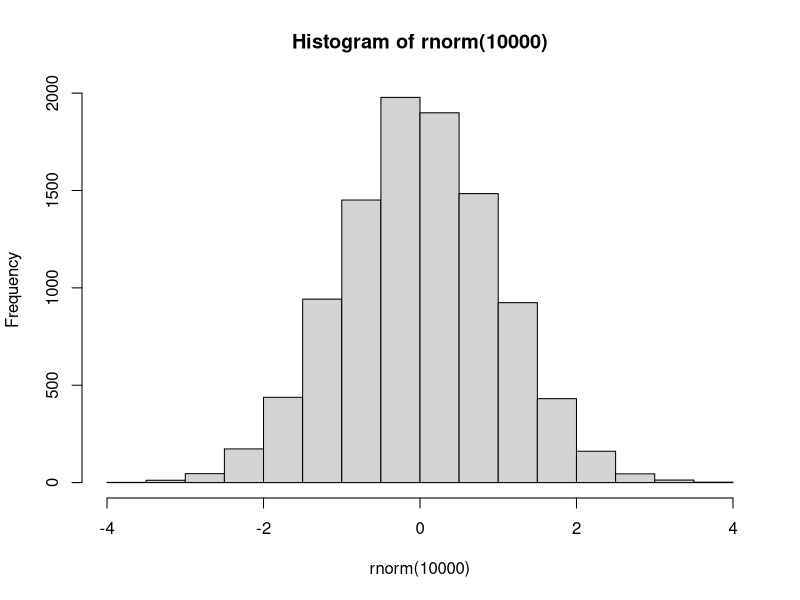
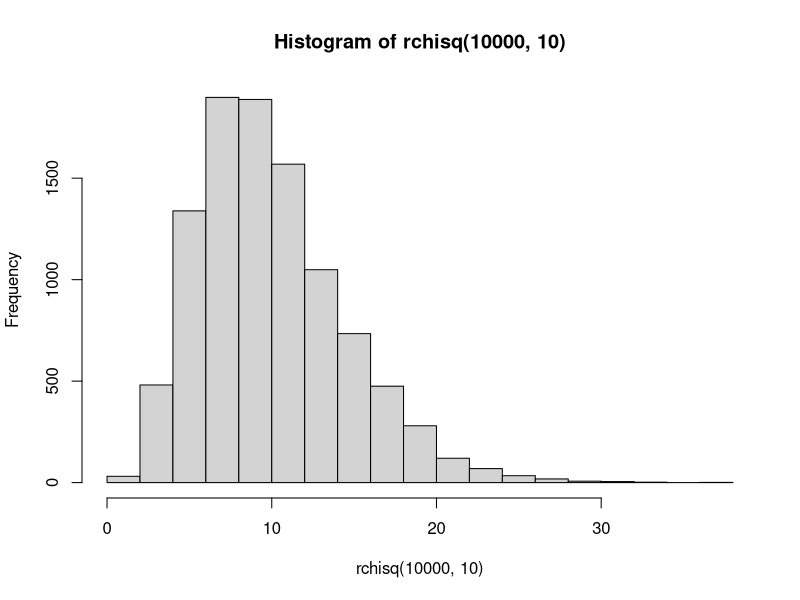
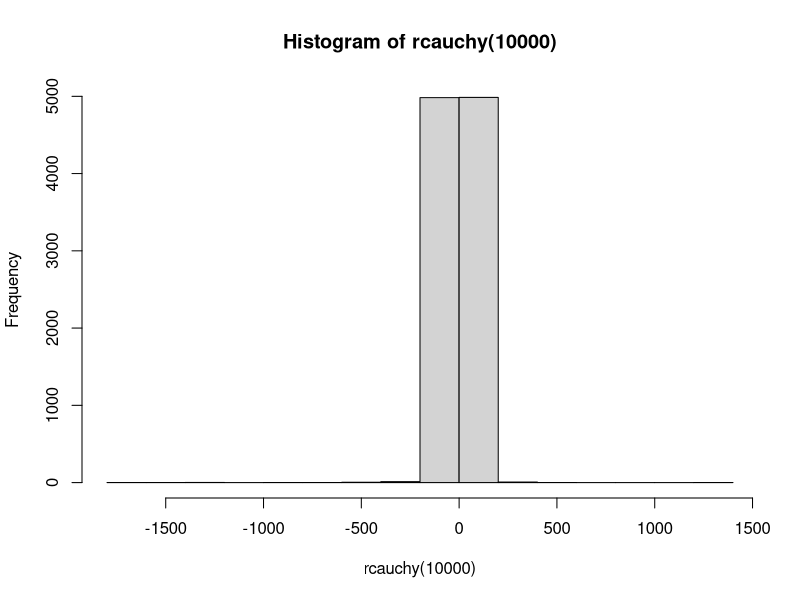
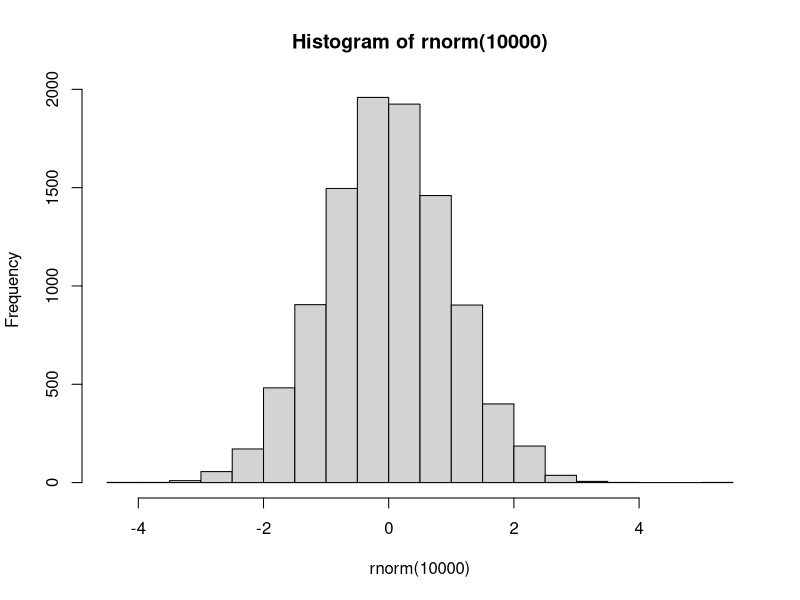
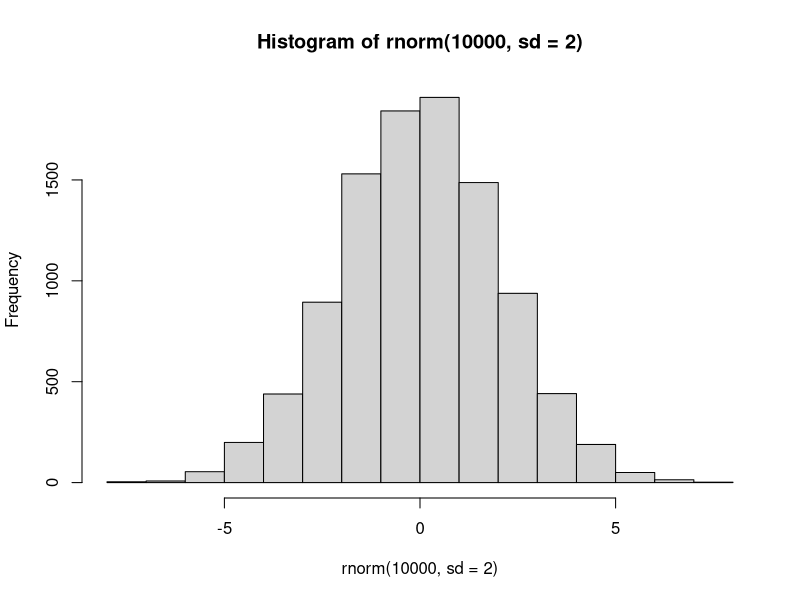
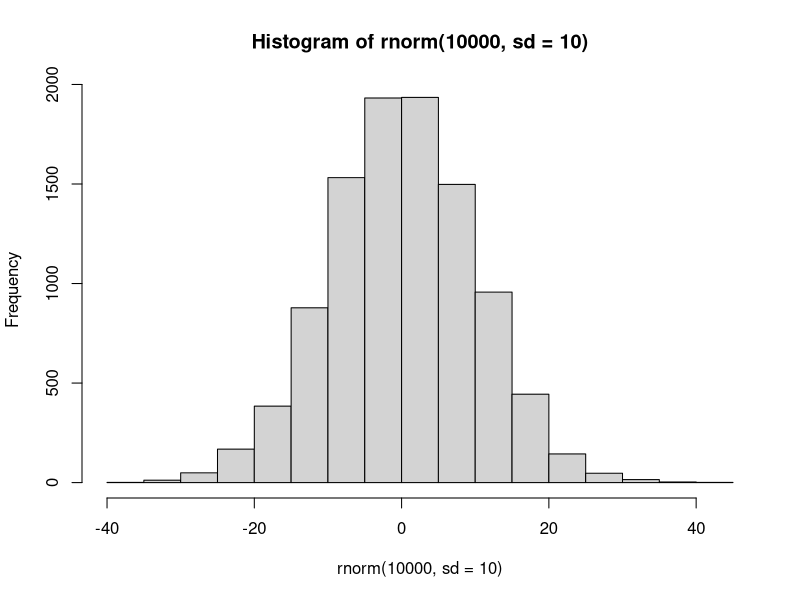
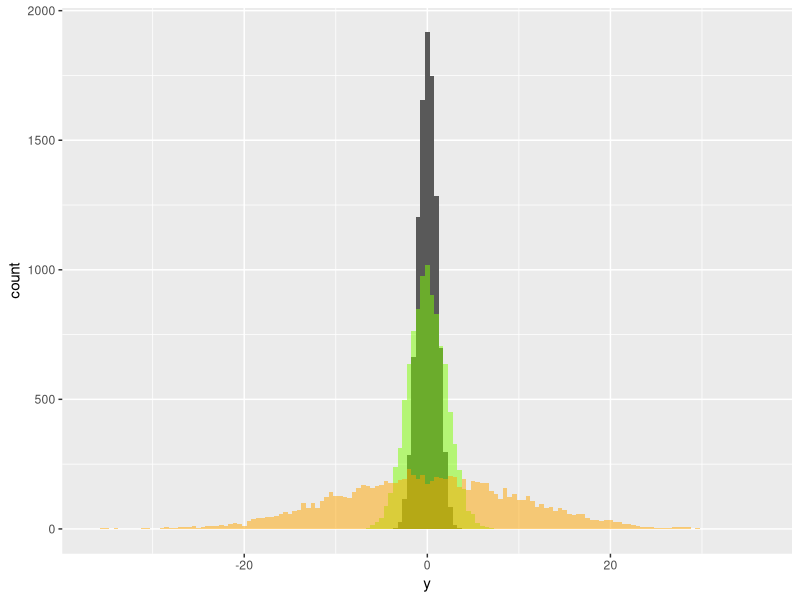
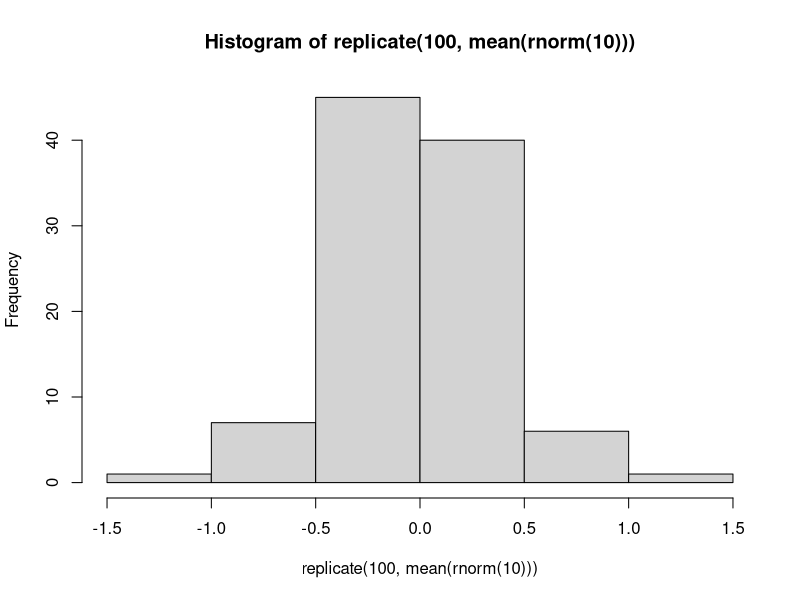

R code for these plots, in order:
## ---- chunk 1
knitr::opts_chunk$set(echo = TRUE, message = FALSE)
set.seed(123)
## ---- chunk 2
X = c(0, 7, 8, 9, 100)
mean(X)
## ---- chunk 3
Y = c(0, 7, 8, NA, 0/0)
Y
mean(Y)
mean(Y, na.rm = TRUE)
## ---- chunk 4
mean(X, trim = 0.2)
mean(Y, trim = 0.2)
mean(Y, trim = 0.2, na.rm = TRUE)
## ---- chunk 5
median(X)
median(Y)
median(Y, na.rm = TRUE)
## ---- chunk 6
hist(rnorm(10000)) # 標準正規分布のヒストグラム
hist(rchisq(10000, 10)) # 自由度10のカイ二乗分布の(以下略)
hist(rcauchy(10000)) # コーシー分布の(以下略)
## ---- chunk 7
mean(rnorm(5)) 
## ---- chunk 8
mean(rnorm(10000))
## ---- chunk 9
mean(replicate(10000, mean(rnorm(5))))
## ---- chunk 10
X = c(1,2,3,4,5)
Y = c(5,3,1,8,9)
## ---- chunk 11
2 * X
3 * Y
mean(2 * X + 3 * Y) # この計算と…
2 * mean(X) + 3 * mean(Y) # この計算が、同じ値になる性質を、線形性という
## ---- chunk 12
hist(rnorm(10000)) # 標準正規分布のヒストグラム。つまり、標準偏差は1、分散も1
hist(rnorm(10000, sd = 2)) # 平均0、標準偏差は2(分散なら4)の正規分布
hist(rnorm(10000, sd = 10)) # 平均0、標準偏差は10(分散なら100)の正規分布
## ---- chunk 13
library(ggplot2)
ggplot(data = data.frame(y = rnorm(10000), yy = rnorm(10000, sd = 2), yyy = rnorm(10000, sd = 10)), aes(y)) +
  geom_histogram(binwidth = 0.5) +
  geom_histogram(aes(yy), fill = "chartreuse1", binwidth = 0.5, alpha = 0.5) +
  geom_histogram(aes(yyy), fill = "orange", binwidth = 0.5, alpha = 0.5)
## ---- chunk 14
x = 1:5 # 母集団
x
var(x) # 母分散
var(c(2,3,4,5)) # 標本分散1
var(c(1,3,4,5)) # 標本分散2
var(c(1,2,4,5)) # 標本分散3
var(c(1,2,3,5)) # 標本分散4
var(c(1,2,3,4)) # 標本分散5
#　標本分散の平均 = 母分散
mean(c(var(c(2,3,4,5)), var(c(1,3,4,5)), var(c(1,2,4,5)), var(c(1,2,3,5)), var(c(1,2,3,4))))
## ---- chunk 15
varp <- function(x){var(x) * (length(x) - 1) / length(x)} 
## ---- chunk 16
varp(x) # 母分散
varp(c(2,3,4,5)) # 標本分散1
varp(c(1,3,4,5)) # 標本分散2
varp(c(1,2,4,5)) # 標本分散3
varp(c(1,2,3,5)) # 標本分散4
varp(c(1,2,3,4)) # 標本分散5
#　標本分散の平均 ≠ 母分散
mean(c(varp(c(2,3,4,5)), varp(c(1,3,4,5)), varp(c(1,2,4,5)), varp(c(1,2,3,5)), varp(c(1,2,3,4))))
## ---- chunk 17
x = 1:10
var(x)
sqrt(var(x)) # 不偏分散の平方根
sd(x) # 標本の標準偏差
## ---- chunk 18
mean(rnorm(5)) # 標準正規分布からサンプルサイズ5の標本平均を求める
replicate(20, mean(rnorm(5))) # 標準正規分布からサンプルサイズ5の標本平均を、20回求める
mean(replicate(20, mean(rnorm(5)))) # 20個の標本平均の平均を求める
sd(replicate(20, mean(rnorm(5)))) # 20個の標本平均の標準偏差(＝標準誤差)を求める
## ---- chunk 19
sd(replicate(20, mean(rnorm(10)))) # サンプルサイズ10で標本数20、標本平均20個の標準偏差
sd(replicate(20, mean(rnorm(1000)))) # サンプルサイズ1000(10の100倍)で標本数20、標本平均20個の標準偏差
sd(replicate(20, mean(rnorm(100000)))) # サンプルサイズ100000(10の10000倍)で標本数20、標本平均20個の標準偏差
## ---- chunk 20
hist(replicate(100, mean(rnorm(10)))) # サンプルサイズ10で標本数100、標本平均100個分のヒストグラム
hist(replicate(100, mean(rnorm(1000))))  # サンプルサイズ1000で標本数100、標本平均100個分のヒストグラム
hist(replicate(100, mean(rnorm(100000))))  # サンプルサイズ100000で標本数100、標本平均100個分のヒストグラム
## ---- chunk 21
summary(replicate(50, mean(rnorm(10))))
summary(replicate(50, mean(rnorm(1000))))
summary(replicate(50, mean(rnorm(100000))))
## ---- chunk 22
hist(runif(10000)) # 10000個の一様乱数のヒストグラム
hist(runif(10000), freq = FALSE) # ヒストグラムにオプションをつけてみました。なにが変わったかわかりますか？
## ---- chunk 23
mean(runif(10000))
var(runif(10000))
## ---- chunk 24
hist(runif(10000) + runif(10000))
## ---- chunk 25
hist(runif(10000) + runif(10000) + runif(10000))
## ---- chunk 26
hist(runif(10000) * 3)
## ---- chunk 27
1 / var(runif(10000))
## ---- chunk 28
hist(runif(10000) + runif(10000) + runif(10000) + runif(10000) + runif(10000) + runif(10000) + runif(10000) + runif(10000) + runif(10000) + runif(10000) + runif(10000) + runif(10000))
## ---- chunk 29
hist(runif(10000) + runif(10000) + runif(10000) + runif(10000) + runif(10000) + runif(10000) + runif(10000) + runif(10000) + runif(10000) + runif(10000) + runif(10000) + runif(10000) - 6)
## ---- chunk 30
hist(rnorm(10000))
## ---- chunk 31
hist(runif(5) + runif(5) + runif(5) + runif(5) + runif(5) + runif(5) + runif(5) + runif(5) + runif(5) + runif(5) + runif(5) + runif(5) - 6)
## ---- chunk 32
hist(runif(50) + runif(50) + runif(50) + runif(50) + runif(50) + runif(50) + runif(50) + runif(50) + runif(50) + runif(50) + runif(50) + runif(50) - 6)
